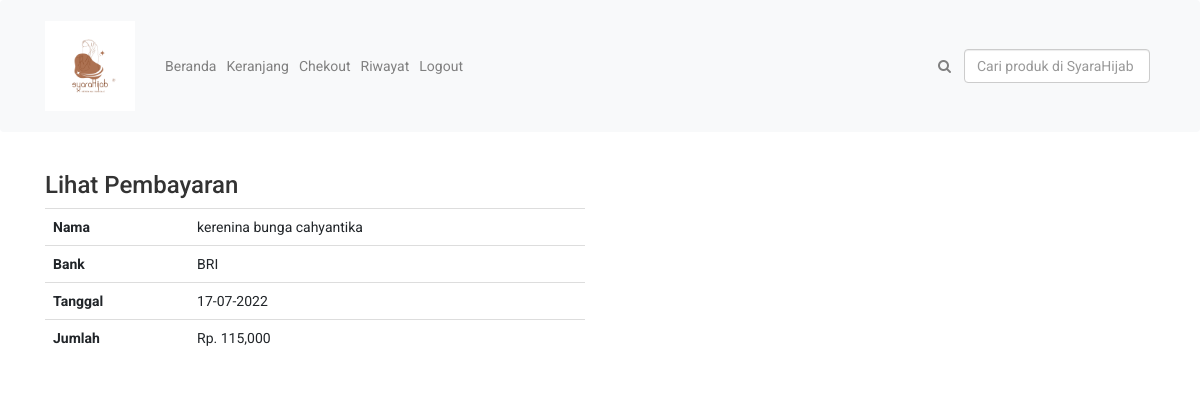
/lihat_pembayaran.php?id=43 (signed in), run on the app's committed database.
### tables this page shows
CREATE TABLE `pembayaran` (
  `id_pembayaran` int(5) NOT NULL,
  `id_pembelian` int(11) NOT NULL,
  `nama` varchar(30) NOT NULL,
  `bank` varchar(15) NOT NULL,
  `jumlah` int(10) NOT NULL,
  `tanggal` date NOT NULL,
  `bukti` varchar(100) NOT NULL
);

CREATE TABLE `pembelian` (
  `id_pembelian` int(11) NOT NULL,
  `id_pelanggan` int(11) NOT NULL,
  `id_ongkir` int(5) NOT NULL,
  `tanggal_pembelian` date NOT NULL,
  `total_pembelian` int(11) NOT NULL,
  `nama_kota` varchar(15) NOT NULL,
  `tarif` int(5) NOT NULL,
  `alamat_pengiriman` varchar(50) NOT NULL,
  `status_pembelian` varchar(20) NOT NULL DEFAULT 'PENDING',
  `resi_pengiriman` varchar(20) NOT NULL
);

### lihat_pembayaran.php (the view, shortened to what this page needs)
<?php
include 'koneksi.php';
include 'Navbar/navbar.php';
$id_pembelian = $_GET["id"];
$ambil = $koneksi->query("SELECT * FROM pembayaran
    LEFT JOIN pembelian ON pembayaran.id_pembelian=pembelian.id_pembelian
    WHERE pembelian.id_pembelian='$id_pembelian'");
$detbay = $ambil->fetch_assoc();
$tanggal = $detbay['tanggal_pembelian'];
?>
<!DOCTYPE html>
<html>
<head>
</head>
<body>
    <div class="container">
        <h3>Lihat Pembayaran</h3>
        <div class="row">
            <div class="col-md-6">
                <table class="table">
                    <tr>
                        <th>Nama</th>
                        <td><?php echo $detbay["nama"];?></td>
                    </tr>
                    <tr>
                        <th>Bank</th>
                        <td><?php echo $detbay["bank"];?></td>
                    </tr>
                    <tr>
                        <th>Tanggal</th>
                        <td><?php echo date('d-m-Y',strtotime($tanggal)); ?></td>
                    </tr>
                    <tr>
                        <th>Jumlah</th>
                        <td>Rp. <?php echo number_format ($detbay["jumlah"]);?></td>
                    </tr>
                </table>
            </div>
            <div class="col-md-6">
            </div>
        </div>
    </div>
</body>
</html>

### assets/css/main.css (style rules this page uses)
body { font-family: 'Roboto', sans-serif; position: relative; font-weight: 400px; }
h1, h2, h3, h4, h5, h6 { font-family: 'Roboto', sans-serif; }

### data on the page
pembayaran: nama "kerenina bunga cahyantika", bank "BRI", id_pembelian.tanggal_pembelian "17-07-2022", jumlah "115,000"
